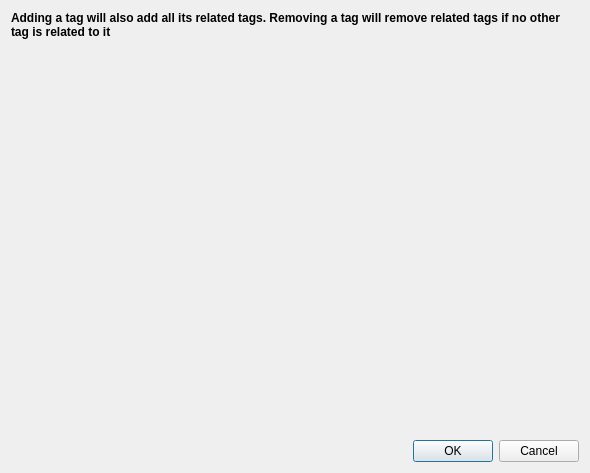
<?xml version="1.0" encoding="UTF-8"?>
<ui version="4.0">
 <class>ManageRelatedDialog</class>
 <widget class="QDialog" name="ManageRelatedDialog">
  <property name="geometry">
   <rect>
    <x>0</x>
    <y>0</y>
    <width>590</width>
    <height>473</height>
   </rect>
  </property>
  <property name="windowTitle">
   <string>Add or remove related tags</string>
  </property>
  <layout class="QVBoxLayout" name="verticalLayout">
   <item>
    <widget class="QLabel" name="label">
     <property name="font">
      <font>
       <weight>75</weight>
       <bold>true</bold>
      </font>
     </property>
     <property name="text">
      <string>Adding a tag will also add all its related tags. Removing a tag will remove related tags if no other tag is related to it</string>
     </property>
     <property name="wordWrap">
      <bool>true</bool>
     </property>
    </widget>
   </item>
   <item>
    <widget class="SelectionListWidget" name="selection_widget" native="true">
     <property name="sizePolicy">
      <sizepolicy hsizetype="Preferred" vsizetype="Expanding">
       <horstretch>0</horstretch>
       <verstretch>0</verstretch>
      </sizepolicy>
     </property>
    </widget>
   </item>
   <item>
    <widget class="QDialogButtonBox" name="buttonBox">
     <property name="orientation">
      <enum>Qt::Horizontal</enum>
     </property>
     <property name="standardButtons">
      <set>QDialogButtonBox::Cancel|QDialogButtonBox::Ok</set>
     </property>
    </widget>
   </item>
  </layout>
 </widget>
 <customwidgets>
  <customwidget>
   <class>SelectionListWidget</class>
   <extends>QWidget</extends>
   <header>AudioTagger/selectionListWidget.h</header>
   <container>1</container>
  </customwidget>
 </customwidgets>
 <resources/>
 <connections>
  <connection>
   <sender>buttonBox</sender>
   <signal>accepted()</signal>
   <receiver>ManageRelatedDialog</receiver>
   <slot>accept()</slot>
   <hints>
    <hint type="sourcelabel">
     <x>248</x>
     <y>254</y>
    </hint>
    <hint type="destinationlabel">
     <x>157</x>
     <y>274</y>
    </hint>
   </hints>
  </connection>
  <connection>
   <sender>buttonBox</sender>
   <signal>rejected()</signal>
   <receiver>ManageRelatedDialog</receiver>
   <slot>reject()</slot>
   <hints>
    <hint type="sourcelabel">
     <x>316</x>
     <y>260</y>
    </hint>
    <hint type="destinationlabel">
     <x>286</x>
     <y>274</y>
    </hint>
   </hints>
  </connection>
 </connections>
</ui>
